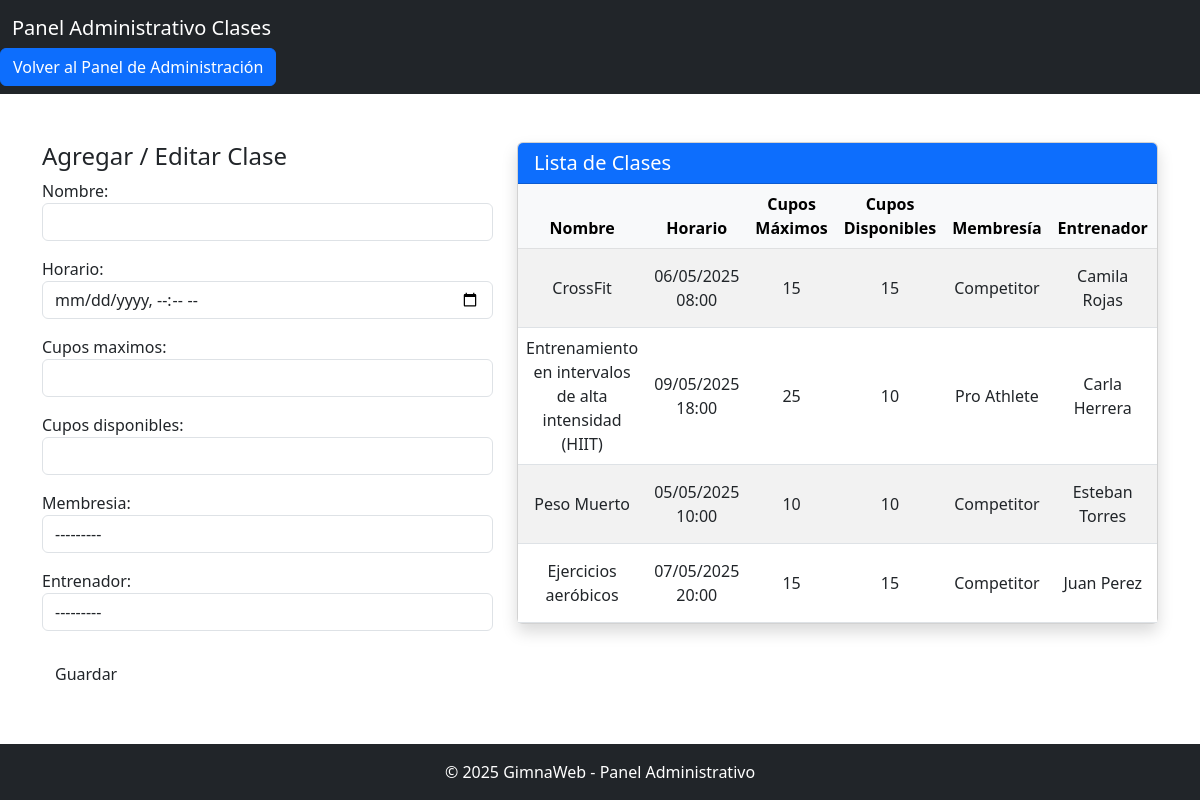
Page /clases/ on the committed database.
### main_app/models.py (models this page shows, shortened)
class Clase(models.Model):
    MEMBRESIA_CHOICES = [
        ('Competitor', 'Competitor'),
        ('Pro Athlete', 'Pro Athlete'),
    ]
    nombre = models.CharField(max_length=100)
    horario = models.DateTimeField()
    cupos_maximos = models.PositiveIntegerField()
    cupos_disponibles = models.PositiveIntegerField()
    membresia = models.CharField(max_length=20, choices=MEMBRESIA_CHOICES)
    entrenador = models.ForeignKey(Entrenador, on_delete=models.CASCADE, related_name='clases')

class Entrenador(models.Model):
    MEMBRESIA_CHOICES = [
        ('Competitor', 'Competitor'),
        ('Pro Athlete', 'Pro Athlete'),
    ]
    primer_nombre = models.CharField(max_length=50)
    segundo_nombre = models.CharField(max_length=50, blank=True, null=True)
    apellido_paterno = models.CharField(max_length=50)
    apellido_materno = models.CharField(max_length=50)
    especialidad = models.CharField(max_length=100)
    membresia = models.CharField(max_length=20, choices=MEMBRESIA_CHOICES)
    cotizacion = models.DecimalField(max_digits=10, decimal_places=0, default=0.00)
    fecha_disponible = models.DateField()
    imagen = models.ImageField(upload_to='entrenadores/', null=True, blank=True)
    hora_disponible_desde = models.TimeField(default='08:00')
    hora_disponible_hasta = models.TimeField(default='21:00')
    def __str__(self):
        return f'{self.primer_nombre} {self.apellido_paterno} - {self.especialidad}'

### main_app/views.py (the view)
# urls.py: path('clases/', views.clases_view, name='clases'),
def clases_view(request):
    clases = Clase.objects.all()
    form = ClaseForm(request.POST or None)
    if request.method == 'POST':
        if form.is_valid():
            form.save()
            return redirect('clases')
    return render(request, 'main_app/admin_panel_clases.html', {
        'form': form,
        'clases': clases
    })

### main_app/forms.py
class ClaseForm(forms.ModelForm):
    class Meta:
        model = Clase
        fields = '__all__'
        widgets = {
            'horario': forms.DateTimeInput(attrs={'type': 'datetime-local', 'class': 'form-control'}),
            'nombre': forms.TextInput(attrs={'class': 'form-control'}),
            'cupos_maximos': forms.NumberInput(attrs={'class': 'form-control'}),
            'cupos_disponibles': forms.NumberInput(attrs={'class': 'form-control'}),
            'membresia': forms.Select(attrs={'class': 'form-control'}),
            'entrenador': forms.Select(attrs={'class': 'form-control'}),
        }

### main_app/templates/main_app/admin_panel_clases.html (shortened to what this page needs)
{% load static %}
<!DOCTYPE html>
<html lang="es">
<head>
    <link href="https://cdn.jsdelivr.net/npm/bootstrap@5.3.0/dist/css/bootstrap.min.css" rel="stylesheet">
    <link rel="stylesheet" href="{% static 'css/style_admin.css' %}">
</head>
<body class="registro-body">
<nav class="navbar navbar-dark bg-dark">
    <div class="container-fluid">
        <a class="navbar-brand" href="#">Panel Administrativo Clases</a>
    </div>
    <a href="{% url 'menu_admin' %}">
    <button type="button" class="btn btn-primary">Volver al Panel de Administración</button>
</a>
</nav>
<main class="flex-grow-1">
<div class="container mt-5">
    <div class="row justify-content-center">
        <div class="col-md-5">
            <div class="registro-card">
                <h4 class="registro-title">Agregar / Editar Clase</h4>
                <form method="post">
                    {{ form.as_p }}
                    <button type="submit" class="btn btn-registro mt-2">Guardar</button>
                </form>
            </div>
        </div>
        <div class="col-md-7">
            <div class="card shadow">
                <div class="card-header bg-primary text-white">
                    <h5 class="mb-0">Lista de Clases</h5>
                </div>
                <div class="card-body p-0">
                    <div class="table-responsive">
                        <table class="table table-striped mb-0 align-middle text-center">
                            <thead class="table-light">
                                <tr>
                                    <th>Nombre</th>
                                    <th>Horario</th>
                                    <th>Cupos Máximos</th>
                                    <th>Cupos Disponibles</th>
                                    <th>Membresía</th>
                                    <th>Entrenador</th>
                                </tr>
                            </thead>
                            <tbody>
                                {% for clase in clases %}
                                <tr>
                                    <td>{{ clase.nombre }}</td>
                                    <td>{{ clase.horario|date:"d/m/Y H:i" }}</td>
                                    <td>{{ clase.cupos_maximos }}</td>
                                    <td>{{ clase.cupos_disponibles }}</td>
                                    <td>{{ clase.membresia }}</td>
                                    <td>{{ clase.entrenador.primer_nombre }} {{ clase.entrenador.apellido_paterno }}</td>
                                </tr>
                                {% empty %}
                                <tr>
                                    <td colspan="7" class="text-center">No hay clases registradas.</td>
                                </tr>
                                {% endfor %}
                            </tbody>
                        </table>
                    </div>
                </div>
            </div>
        </div>
    </div>
</div>
</main>
<footer class="mt-5 text-center text-white bg-dark py-3">
    &copy; 2025 GimnaWeb - Panel Administrativo
</footer>
</body>
</html>

### main_app/static/css/style_admin.css (style rules this page uses)
html, body { height: 100%; margin: 0; display: flex; flex-direction: column; }
main { flex: 1; }

### rows in the picture
Clase: nombre "CrossFit", horario "06/05/2025 08:00", cupos_maximos "15", cupos_disponibles "15", membresia "Competitor", entrenador.primer_nombre "Camila", entrenador.apellido_paterno "Rojas"
Clase: nombre "Entrenamiento en intervalos de alta intensidad (HIIT)", horario "09/05/2025 18:00", cupos_maximos "25", cupos_disponibles "10", membresia "Pro Athlete", entrenador.primer_nombre "Carla", entrenador.apellido_paterno "Herrera"
Clase: nombre "Peso Muerto", horario "05/05/2025 10:00", cupos_maximos "10", cupos_disponibles "10", membresia "Competitor", entrenador.primer_nombre "Esteban", entrenador.apellido_paterno "Torres"
Clase: nombre "Ejercicios aeróbicos", horario "07/05/2025 20:00", cupos_maximos "15", cupos_disponibles "15", membresia "Competitor", entrenador.primer_nombre "Juan", entrenador.apellido_paterno "Perez"
